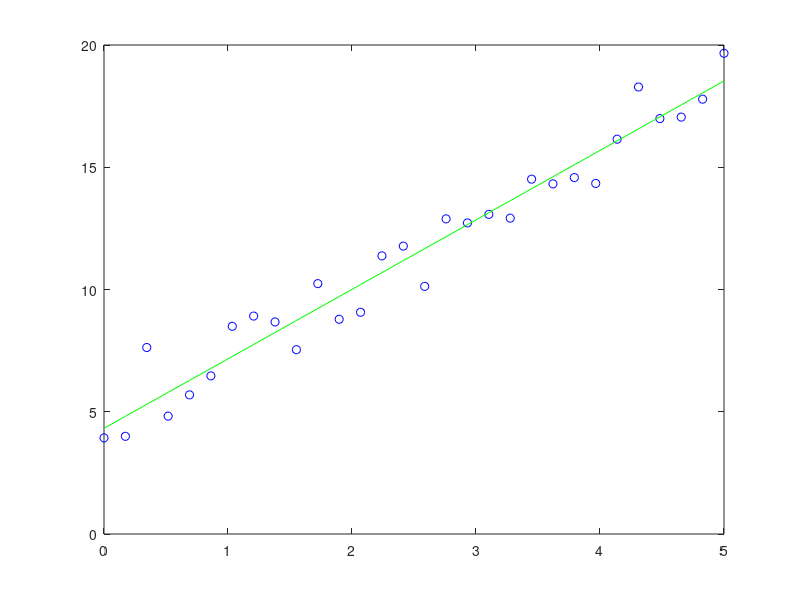

The MATLAB script that drew this image:
% l2_fitting.m
%
%     Author: Fabian Meyer
% Created on: 10 Nov 2017

clc;
clear all;
close all;

N = 30;
INT = [0;5];

% create uniformly stepped measurement points
x = linspace(INT(1), INT(2), N)';
% calculate y components with gaussian noise
y = 3 * x + 4 * ones(N,1) + randn(N,1);


% calculate linear fitting by formula
J = [ x';
      ones(1,N)]';  
ab = (J' * J)^(-1) * J' * y;
yf = ab(1) * x + ones(N,1) * ab(2);
  
figure;
plot(x, y, 'bo');
hold on;
plot(x, yf, 'g-');
hold off;